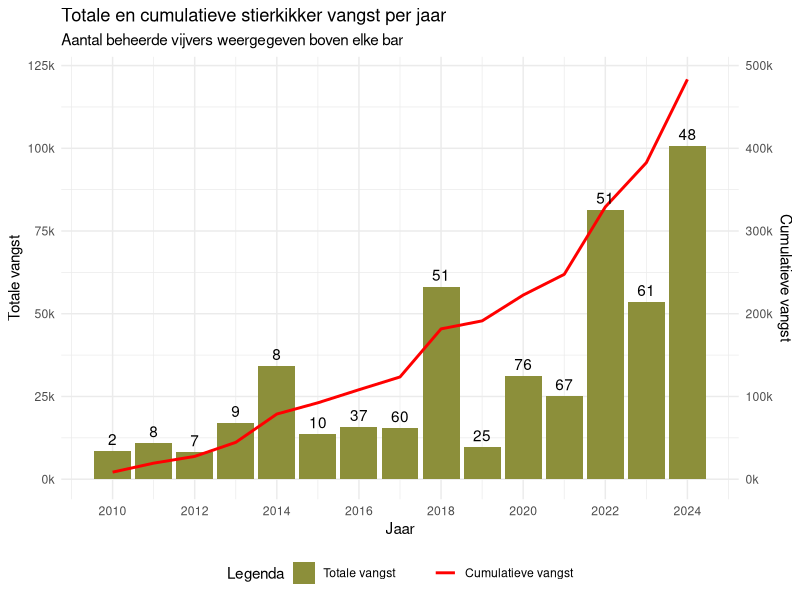
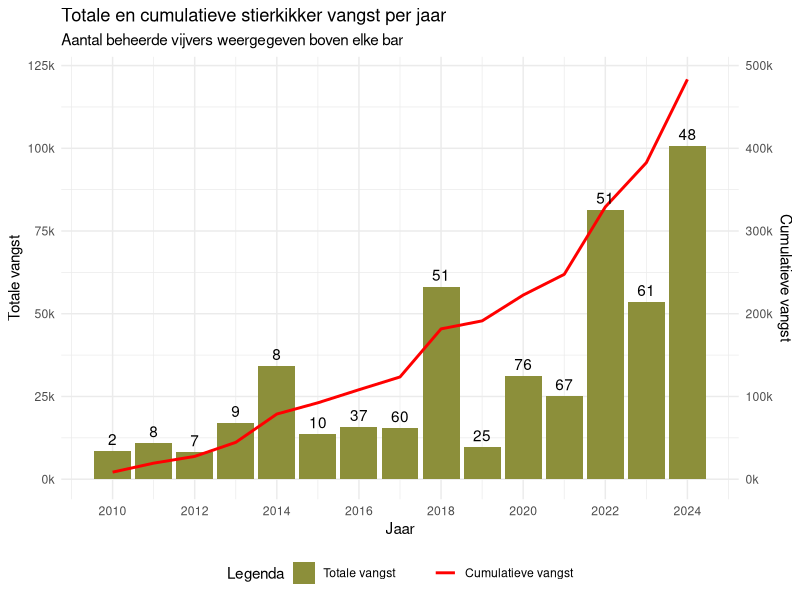

Reproduce these figures in R, in order.
## ---- chunk 1
library(tidyverse)
## ---- chunk 2
afvangsten_per_fuik_combined <- read_csv("interim/afvangsten_per_fuik_combined.csv")
## ---- chunk 3
afvangsten_per_fuik_combined %>%
  group_by(Jaar) %>%
  summarise(totaal_vangst = sum(totaal_fuik, na.rm = TRUE),
            aantal_vijvers = n_distinct(locationID)) %>%
  ungroup() %>% 
  mutate(cum_vangst = cumsum(totaal_vangst)) %>% 
  ggplot(aes(x = Jaar, y = totaal_vangst)) +
  geom_bar(aes(fill = "Totale vangst"), 
           stat = "identity") +
  geom_line(aes(y = cum_vangst/4, color = "Cumulatieve vangst"),
            linewidth = 1) +
  geom_text(aes(y = totaal_vangst, label = aantal_vijvers), vjust = -0.5)  +
  scale_y_continuous(
    name = "Totale vangst",
    labels = function(x) paste0(x/1000, "k"),
    sec.axis = sec_axis(~.*4, 
                        name = "Cumulatieve vangst", 
                        labels = function(x) paste0(x/1000, "k"),
                        breaks = seq(0, 500000, by = 100000))
  ) +
  scale_x_continuous(
    limits = c(2009.5, 2024.5),
    breaks = seq(2010, 2024, by = 2)
  ) +
  scale_fill_manual(values = c("Totale vangst" = "#8C8F3A"), 
                    name = "Legenda") + # Naam van de legenda instellen
  scale_color_manual(values = c("Cumulatieve vangst" = "red"),
                     name = "") + # Naam van de legenda instellen
  theme_minimal() +
  theme(legend.position = "bottom", # Legenda onder de grafiek
        legend.title = element_text(hjust = 0.5)) + # Centraal uitlijnen van de legendatitel
  labs(title = "Totale en cumulatieve stierkikker vangst per jaar",
       subtitle = "Aantal beheerde vijvers weergegeven boven elke bar") +
  guides(fill = guide_legend(order = 1), # Volgorde van de legenda items
         color = guide_legend(order = 2)) # Volgorde van de legenda items

  ggsave("./interim/figuren_ravon_artikel/2025/afvangsten_per_fuik_combined.png", width = 10, height = 6, units = "in")
